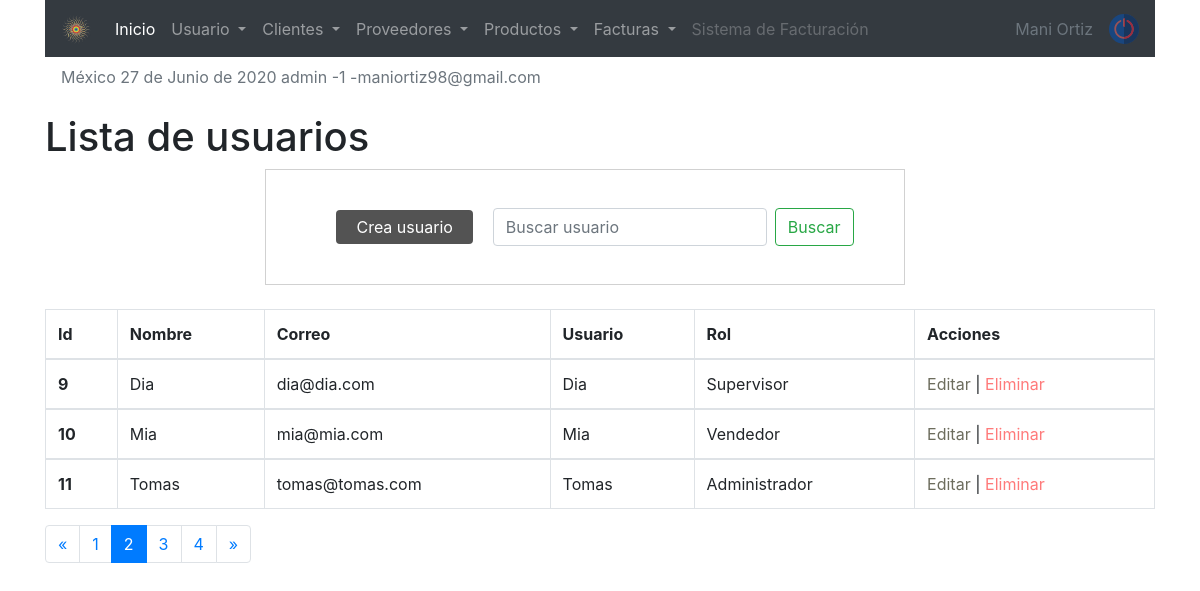
The page /sistema/lista_usuarios.php?pagina=2 (signed in) on the database its author committed.
### tables this page shows
CREATE TABLE `usuario` (
  `idusuario` int(11) NOT NULL,
  `nombre` varchar(50) DEFAULT NULL,
  `correo` varchar(100) DEFAULT NULL,
  `usuario` varchar(15) DEFAULT NULL,
  `clave` varchar(100) DEFAULT NULL,
  `rol` int(11) DEFAULT NULL,
  `estatus` int(11) NOT NULL DEFAULT 1
);

CREATE TABLE `rol` (
  `idrol` int(11) NOT NULL,
  `rol` varchar(20) DEFAULT NULL
);

### sistema/lista_usuarios.php (the view, shortened to what this page needs)
<?php
   include "../conexion.php"
?>
<!doctype html>
<html lang="en">
<link rel="stylesheet" href="css/style1.css">
  <head>
    <?php include "includes/scripts.php" ?>
  </head>
  <body>
  <?php include "includes/header.php" ?>
    <div class="container">
        <h1>Lista de usuarios </h1>
     <div class="container row">
     <form class="form-inline my-2 my-lg-0" action="buscar_usuario.php" method="get">
     <a href="registro_usuario.php" class="btn_new">Crea usuario</a>
      <input class="form-control mr-sm-2" type="search" placeholder="Buscar usuario" aria-label="Search" name="busqueda" id="busqueda">
      <button class="btn btn-outline-success my-2 my-sm-0" type="submit" value="buscar">Buscar</button>
    </form>
    </div>
<br>
<div class="table-responsive">
            <table class="table table-bordered  table-responsive-xl">
            <thead>
                <tr>
                <th scope="col">Id</th>
                <th scope="col">Nombre</th>
                <th scope="col">Correo</th>
                <th scope="col">Usuario</th>
                <th scope="col">Rol</th>
                <th scope="col">Acciones</th>
                </tr>
            </thead>
            <?php
            $sql_registe = mysqli_query($conection, "SELECT COUNT(*) as total_registro FROM usuario WHERE estatus = 1 " );
            $result_register = mysqli_fetch_array($sql_registe);
			$total_registro = $result_register['total_registro'];
			$por_pagina = 3;
			if(empty($_GET['pagina']))
			{
				$pagina = 1;
			}else{
				$pagina = $_GET['pagina'];
			}
			$desde = ($pagina-1) * $por_pagina;
			$total_paginas = ceil($total_registro / $por_pagina);
            $query = mysqli_query($conection, "SELECT u.idusuario, u.nombre, u.correo, u.usuario, r.rol FROM usuario u INNER JOIN rol r ON u.rol = r.idrol WHERE estatus = 1 ORDER BY u.idusuario ASC LIMIT $desde,$por_pagina " );
            $result = mysqli_num_rows($query);
            if($result > 0 ){
                while ($data = mysqli_fetch_array($query)){
            ?>
            <tbody>
                <tr>
                <th scope="row"><?php echo $data['idusuario']; ?></th>
                <td><?php echo $data['nombre']; ?></td>
                <td><?php echo $data['correo']; ?></td>
                <td><?php echo $data['usuario']; ?></td>
                <td><?php echo $data['rol']; ?></td>
                <td>
                    <a href="editar_usuario.php?id=<?php echo $data['idusuario']; ?>" class="link_edit">Editar </a>
                    <?php if($data['idusuario'] != 1){ ?>
                    |
                    <a href="eliminar_confirmar_usuario.php?id=<?php echo $data['idusuario']; ?>" class="link_delete">Eliminar</a>
                <?php } ?>
                </td>
                </tr>
            </tbody>
            <?php
        }
            }
            ?>
            </table>
            <nav aria-label="Page navigation example">
                <ul class="pagination">
                <?php
                if ($pagina != 1){
               ?>
                    <li class="page-item">
                    <a class="page-link" href="?pagina=<?php echo $pagina - 1; ?>" aria-label="Previous">
                        <span aria-hidden="true">&laquo;</span>
                    </a>
                    </li>
                    <?php
                    }
                    for($i=1; $i <= $total_paginas ; $i++){
                        if($i == $pagina){
                            echo '<li class="page-item active"><a class="page-link" href="?pagina='.$i.'">'.$i.'</a></li>';
                        }else{
                            echo '<li class="page-item"><a class="page-link" href="?pagina='.$i.'">'.$i.'</a></li>';
                        }
                    }
                    if ($pagina != $total_paginas){
                    ?>
                    <li class="page-item">
                    <a class="page-link" href="?pagina=<?php echo $pagina + 1; ?>" aria-label="Next">
                        <span aria-hidden="true">&raquo;</span>
                    </a>
                    </li>
                <?php } ?>
                </ul>
            </nav>
    </div>
    </div>
   </body>
</html>

### sistema/css/style1.css (style rules this page uses)
form { margin: auto; padding: 20px 50px; border: 1px solid #d1d1d1; }
.btn_new { background: rgb(83, 83, 83); color: rgb(255, 255, 255); display: inline-block; padding: 5px 20px; border-radius: 4px; margin: 20px; }
.link_edit { color: rgb(109, 109, 94); }
.link_delete { color: rgb(255, 122, 122); }

### rows shown on the page
usuario: idusuario "9", nombre "Dia", correo "dia@dia.com", usuario "Dia", rol.rol "Supervisor"
usuario: idusuario "10", nombre "Mia", correo "mia@mia.com", usuario "Mia", rol.rol "Vendedor"
usuario: idusuario "11", nombre "Tomas", correo "tomas@tomas.com", usuario "Tomas", rol.rol "Administrador"

### other values the page prints
fechaC() "27 de Junio de 2020"
$_SESSION['user'] "admin"
$_SESSION['rol'] "1"
$_SESSION['email'] "maniortiz98@gmail.com"
